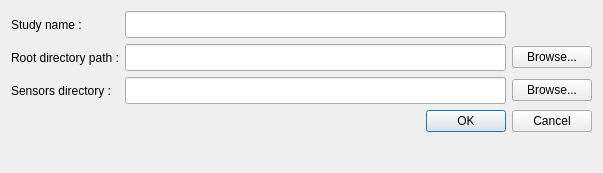
<?xml version="1.0" encoding="UTF-8"?>
<ui version="4.0">
 <class>dialogStudy</class>
 <widget class="QDialog" name="dialogStudy">
  <property name="windowModality">
   <enum>Qt::WindowModal</enum>
  </property>
  <property name="geometry">
   <rect>
    <x>0</x>
    <y>0</y>
    <width>603</width>
    <height>173</height>
   </rect>
  </property>
  <property name="maximumSize">
   <size>
    <width>16777215</width>
    <height>173</height>
   </size>
  </property>
  <property name="windowTitle">
   <string>Study Dialog</string>
  </property>
  <layout class="QVBoxLayout" name="verticalLayout">
   <item>
    <layout class="QGridLayout" name="gridLayout" columnstretch="0,1,0">
     <item row="0" column="0">
      <widget class="QLabel" name="label">
       <property name="text">
        <string>Study name :</string>
       </property>
      </widget>
     </item>
     <item row="0" column="1">
      <widget class="QLineEdit" name="lineEditName">
       <property name="minimumSize">
        <size>
         <width>0</width>
         <height>27</height>
        </size>
       </property>
      </widget>
     </item>
     <item row="0" column="2">
      <spacer name="horizontalSpacer_2">
       <property name="orientation">
        <enum>Qt::Horizontal</enum>
       </property>
       <property name="sizeHint" stdset="0">
        <size>
         <width>40</width>
         <height>20</height>
        </size>
       </property>
      </spacer>
     </item>
     <item row="1" column="0">
      <widget class="QLabel" name="label_2">
       <property name="text">
        <string>Root directory path :</string>
       </property>
      </widget>
     </item>
     <item row="1" column="1">
      <widget class="QLineEdit" name="lineEditRootDirPath">
       <property name="minimumSize">
        <size>
         <width>0</width>
         <height>27</height>
        </size>
       </property>
      </widget>
     </item>
     <item row="1" column="2">
      <widget class="QPushButton" name="pushButtonBrowseRootDir">
       <property name="sizePolicy">
        <sizepolicy hsizetype="Minimum" vsizetype="Fixed">
         <horstretch>0</horstretch>
         <verstretch>0</verstretch>
        </sizepolicy>
       </property>
       <property name="text">
        <string>Browse...</string>
       </property>
      </widget>
     </item>
     <item row="2" column="0">
      <widget class="QLabel" name="label_3">
       <property name="text">
        <string>Sensors directory :</string>
       </property>
      </widget>
     </item>
     <item row="2" column="1">
      <widget class="QLineEdit" name="lineEditSensorsDir">
       <property name="minimumSize">
        <size>
         <width>0</width>
         <height>27</height>
        </size>
       </property>
       <property name="text">
        <string/>
       </property>
      </widget>
     </item>
     <item row="2" column="2">
      <widget class="QPushButton" name="pushButtonBrowseSensorsDir">
       <property name="text">
        <string>Browse...</string>
       </property>
      </widget>
     </item>
    </layout>
   </item>
   <item>
    <layout class="QHBoxLayout" name="horizontalLayout">
     <item>
      <spacer name="horizontalSpacer">
       <property name="orientation">
        <enum>Qt::Horizontal</enum>
       </property>
       <property name="sizeHint" stdset="0">
        <size>
         <width>318</width>
         <height>20</height>
        </size>
       </property>
      </spacer>
     </item>
     <item>
      <widget class="QDialogButtonBox" name="buttonBox">
       <property name="standardButtons">
        <set>QDialogButtonBox::Cancel|QDialogButtonBox::Ok</set>
       </property>
      </widget>
     </item>
    </layout>
   </item>
   <item>
    <spacer name="verticalSpacer">
     <property name="orientation">
      <enum>Qt::Vertical</enum>
     </property>
     <property name="sizeHint" stdset="0">
      <size>
       <width>20</width>
       <height>16</height>
      </size>
     </property>
    </spacer>
   </item>
  </layout>
 </widget>
 <resources/>
 <connections>
  <connection>
   <sender>buttonBox</sender>
   <signal>accepted()</signal>
   <receiver>dialogStudy</receiver>
   <slot>accept()</slot>
   <hints>
    <hint type="sourcelabel">
     <x>248</x>
     <y>254</y>
    </hint>
    <hint type="destinationlabel">
     <x>157</x>
     <y>274</y>
    </hint>
   </hints>
  </connection>
  <connection>
   <sender>buttonBox</sender>
   <signal>rejected()</signal>
   <receiver>dialogStudy</receiver>
   <slot>reject()</slot>
   <hints>
    <hint type="sourcelabel">
     <x>316</x>
     <y>260</y>
    </hint>
    <hint type="destinationlabel">
     <x>286</x>
     <y>274</y>
    </hint>
   </hints>
  </connection>
 </connections>
</ui>
